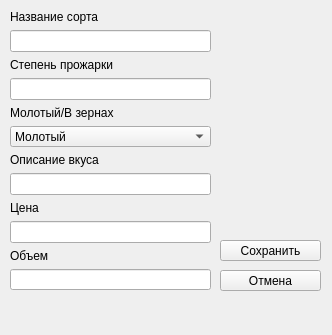
<?xml version="1.0" encoding="UTF-8"?>
<ui version="4.0">
 <class>Form</class>
 <widget class="QWidget" name="Form">
  <property name="geometry">
   <rect>
    <x>0</x>
    <y>0</y>
    <width>332</width>
    <height>335</height>
   </rect>
  </property>
  <property name="windowTitle">
   <string>Form</string>
  </property>
  <widget class="QWidget" name="verticalLayoutWidget">
   <property name="geometry">
    <rect>
     <x>10</x>
     <y>10</y>
     <width>201</width>
     <height>281</height>
    </rect>
   </property>
   <layout class="QVBoxLayout" name="verticalLayout">
    <item>
     <widget class="QLabel" name="label">
      <property name="text">
       <string>Название сорта</string>
      </property>
     </widget>
    </item>
    <item>
     <widget class="QLineEdit" name="lab_name"/>
    </item>
    <item>
     <widget class="QLabel" name="label_2">
      <property name="text">
       <string>Степень прожарки</string>
      </property>
     </widget>
    </item>
    <item>
     <widget class="QLineEdit" name="lab_sqrt"/>
    </item>
    <item>
     <widget class="QLabel" name="label_3">
      <property name="text">
       <string>Молотый/В зернах</string>
      </property>
     </widget>
    </item>
    <item>
     <widget class="QComboBox" name="cb_stat">
      <item>
       <property name="text">
        <string>Молотый</string>
       </property>
      </item>
      <item>
       <property name="text">
        <string>В зернах</string>
       </property>
      </item>
     </widget>
    </item>
    <item>
     <widget class="QLabel" name="label_4">
      <property name="text">
       <string>Описание вкуса</string>
      </property>
     </widget>
    </item>
    <item>
     <widget class="QLineEdit" name="lab_tasty"/>
    </item>
    <item>
     <widget class="QLabel" name="label_5">
      <property name="text">
       <string>Цена</string>
      </property>
     </widget>
    </item>
    <item>
     <widget class="QLineEdit" name="lab_cost"/>
    </item>
    <item>
     <widget class="QLabel" name="label_6">
      <property name="text">
       <string>Объем</string>
      </property>
     </widget>
    </item>
    <item>
     <widget class="QLineEdit" name="lab_volume"/>
    </item>
   </layout>
  </widget>
  <widget class="QPushButton" name="btn_save">
   <property name="geometry">
    <rect>
     <x>220</x>
     <y>240</y>
     <width>101</width>
     <height>21</height>
    </rect>
   </property>
   <property name="text">
    <string>Сохранить</string>
   </property>
  </widget>
  <widget class="QPushButton" name="btn_exit">
   <property name="geometry">
    <rect>
     <x>220</x>
     <y>270</y>
     <width>101</width>
     <height>21</height>
    </rect>
   </property>
   <property name="text">
    <string>Отмена</string>
   </property>
  </widget>
  <widget class="QLabel" name="lab_err">
   <property name="geometry">
    <rect>
     <x>20</x>
     <y>300</y>
     <width>301</width>
     <height>16</height>
    </rect>
   </property>
   <property name="styleSheet">
    <string notr="true">color: #ff0000;</string>
   </property>
   <property name="text">
    <string/>
   </property>
  </widget>
 </widget>
 <resources/>
 <connections/>
</ui>
